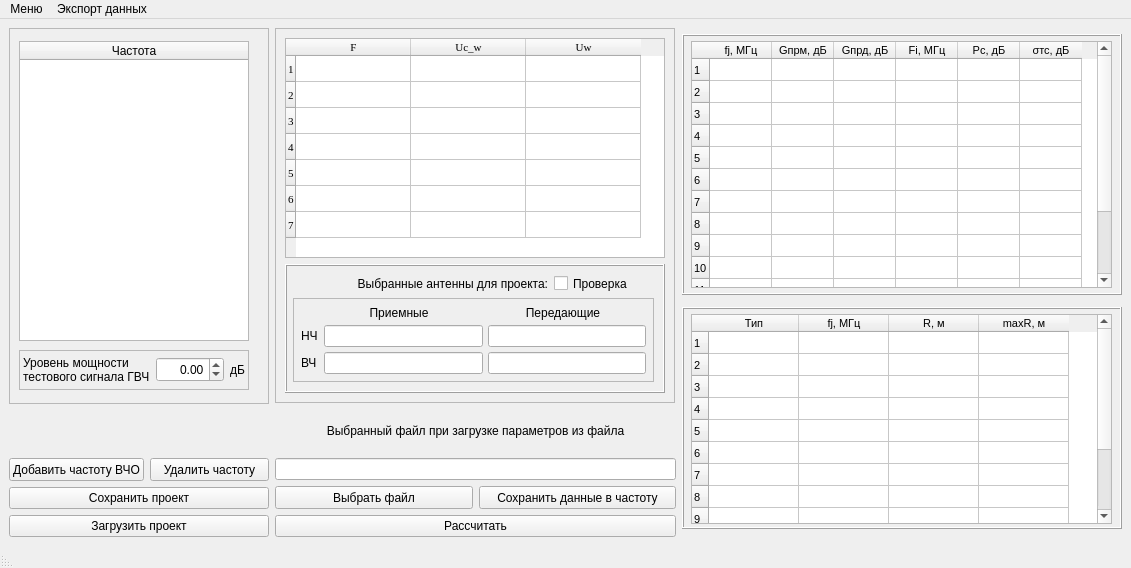
<?xml version="1.0" encoding="UTF-8"?>
<ui version="4.0">
 <class>MainWindow</class>
 <widget class="QMainWindow" name="MainWindow">
  <property name="geometry">
   <rect>
    <x>0</x>
    <y>0</y>
    <width>1131</width>
    <height>568</height>
   </rect>
  </property>
  <property name="minimumSize">
   <size>
    <width>1131</width>
    <height>565</height>
   </size>
  </property>
  <property name="maximumSize">
   <size>
    <width>1132</width>
    <height>568</height>
   </size>
  </property>
  <property name="windowTitle">
   <string>Расчетная программа ВЧО</string>
  </property>
  <property name="layoutDirection">
   <enum>Qt::LeftToRight</enum>
  </property>
  <widget class="QWidget" name="centralwidget">
   <layout class="QGridLayout" name="gridLayout_7">
    <item row="0" column="0">
     <layout class="QGridLayout" name="gridLayout">
      <item row="0" column="0">
       <widget class="QScrollArea" name="scrollArea">
        <property name="minimumSize">
         <size>
          <width>260</width>
          <height>376</height>
         </size>
        </property>
        <property name="maximumSize">
         <size>
          <width>260</width>
          <height>376</height>
         </size>
        </property>
        <property name="widgetResizable">
         <bool>true</bool>
        </property>
        <widget class="QWidget" name="scrollAreaWidgetContents">
         <property name="geometry">
          <rect>
           <x>0</x>
           <y>0</y>
           <width>258</width>
           <height>374</height>
          </rect>
         </property>
         <layout class="QVBoxLayout" name="verticalLayout">
          <item>
           <widget class="QTreeWidget" name="treeWidget">
            <property name="minimumSize">
             <size>
              <width>0</width>
              <height>0</height>
             </size>
            </property>
            <property name="maximumSize">
             <size>
              <width>230</width>
              <height>300</height>
             </size>
            </property>
            <property name="selectionMode">
             <enum>QAbstractItemView::ExtendedSelection</enum>
            </property>
            <column>
             <property name="text">
              <string>Частота</string>
             </property>
             <property name="textAlignment">
              <set>AlignCenter</set>
             </property>
            </column>
           </widget>
          </item>
          <item>
           <widget class="QFrame" name="frame">
            <property name="maximumSize">
             <size>
              <width>230</width>
              <height>40</height>
             </size>
            </property>
            <property name="frameShape">
             <enum>QFrame::StyledPanel</enum>
            </property>
            <layout class="QHBoxLayout" name="horizontalLayout">
             <property name="spacing">
              <number>6</number>
             </property>
             <property name="leftMargin">
              <number>3</number>
             </property>
             <property name="topMargin">
              <number>1</number>
             </property>
             <property name="rightMargin">
              <number>3</number>
             </property>
             <property name="bottomMargin">
              <number>1</number>
             </property>
             <item>
              <widget class="QLabel" name="label_7">
               <property name="text">
                <string>&lt;html&gt;&lt;head/&gt;&lt;body&gt;&lt;p&gt;Уровень мощности &lt;br &gt; тестового сигнала ГВЧ&lt;/p&gt;&lt;/body&gt;&lt;/html&gt;</string>
               </property>
               <property name="alignment">
                <set>Qt::AlignLeading|Qt::AlignLeft|Qt::AlignVCenter</set>
               </property>
              </widget>
             </item>
             <item>
              <widget class="QDoubleSpinBox" name="doubleSpinBox">
               <property name="minimumSize">
                <size>
                 <width>60</width>
                 <height>25</height>
                </size>
               </property>
               <property name="maximumSize">
                <size>
                 <width>80</width>
                 <height>25</height>
                </size>
               </property>
               <property name="alignment">
                <set>Qt::AlignRight|Qt::AlignTrailing|Qt::AlignVCenter</set>
               </property>
               <property name="minimum">
                <double>-999999.000000000000000</double>
               </property>
               <property name="maximum">
                <double>9999999.000000000000000</double>
               </property>
              </widget>
             </item>
             <item>
              <widget class="QLabel" name="label_8">
               <property name="text">
                <string>дБ</string>
               </property>
              </widget>
             </item>
            </layout>
           </widget>
          </item>
         </layout>
        </widget>
       </widget>
      </item>
     </layout>
    </item>
    <item row="0" column="1">
     <widget class="QFrame" name="frame">
      <property name="maximumSize">
       <size>
        <width>400</width>
        <height>375</height>
       </size>
      </property>
      <property name="frameShape">
       <enum>QFrame::StyledPanel</enum>
      </property>
      <layout class="QHBoxLayout" name="horizontalLayout_2">
       <item>
        <layout class="QVBoxLayout" name="verticalLayout_4">
         <item>
          <widget class="QTableWidget" name="tableWidget">
           <property name="sizePolicy">
            <sizepolicy hsizetype="Expanding" vsizetype="Expanding">
             <horstretch>0</horstretch>
             <verstretch>0</verstretch>
            </sizepolicy>
           </property>
           <property name="minimumSize">
            <size>
             <width>366</width>
             <height>212</height>
            </size>
           </property>
           <property name="maximumSize">
            <size>
             <width>9999</width>
             <height>9999</height>
            </size>
           </property>
           <property name="font">
            <font>
             <family>Times New Roman</family>
             <pointsize>8</pointsize>
            </font>
           </property>
           <property name="mouseTracking">
            <bool>false</bool>
           </property>
           <property name="tabletTracking">
            <bool>false</bool>
           </property>
           <property name="toolTipDuration">
            <number>-1</number>
           </property>
           <property name="lineWidth">
            <number>1</number>
           </property>
           <property name="verticalScrollBarPolicy">
            <enum>Qt::ScrollBarAlwaysOff</enum>
           </property>
           <property name="horizontalScrollBarPolicy">
            <enum>Qt::ScrollBarAlwaysOff</enum>
           </property>
           <property name="sizeAdjustPolicy">
            <enum>QAbstractScrollArea::AdjustIgnored</enum>
           </property>
           <property name="autoScroll">
            <bool>true</bool>
           </property>
           <property name="autoScrollMargin">
            <number>16</number>
           </property>
           <property name="showGrid">
            <bool>true</bool>
           </property>
           <property name="gridStyle">
            <enum>Qt::SolidLine</enum>
           </property>
           <property name="sortingEnabled">
            <bool>false</bool>
           </property>
           <property name="wordWrap">
            <bool>false</bool>
           </property>
           <property name="cornerButtonEnabled">
            <bool>true</bool>
           </property>
           <property name="rowCount">
            <number>7</number>
           </property>
           <attribute name="horizontalHeaderVisible">
            <bool>true</bool>
           </attribute>
           <attribute name="horizontalHeaderCascadingSectionResizes">
            <bool>false</bool>
           </attribute>
           <attribute name="horizontalHeaderDefaultSectionSize">
            <number>115</number>
           </attribute>
           <attribute name="horizontalHeaderMinimumSectionSize">
            <number>115</number>
           </attribute>
           <attribute name="verticalHeaderCascadingSectionResizes">
            <bool>false</bool>
           </attribute>
           <attribute name="verticalHeaderDefaultSectionSize">
            <number>26</number>
           </attribute>
           <attribute name="verticalHeaderMinimumSectionSize">
            <number>26</number>
           </attribute>
           <row>
            <property name="text">
             <string>1</string>
            </property>
           </row>
           <row>
            <property name="text">
             <string>2</string>
            </property>
           </row>
           <row>
            <property name="text">
             <string>3</string>
            </property>
           </row>
           <row>
            <property name="text">
             <string>4</string>
            </property>
           </row>
           <row>
            <property name="text">
             <string>5</string>
            </property>
           </row>
           <row>
            <property name="text">
             <string>6</string>
            </property>
           </row>
           <row/>
           <column>
            <property name="text">
             <string>F</string>
            </property>
            <property name="font">
             <font>
              <pointsize>8</pointsize>
             </font>
            </property>
           </column>
           <column>
            <property name="text">
             <string>Uc_w</string>
            </property>
            <property name="font">
             <font>
              <pointsize>8</pointsize>
             </font>
            </property>
           </column>
           <column>
            <property name="text">
             <string>Uw</string>
            </property>
            <property name="font">
             <font>
              <pointsize>8</pointsize>
             </font>
            </property>
           </column>
           <item row="0" column="0">
            <property name="text">
             <string/>
            </property>
            <property name="font">
             <font>
              <family>MS Shell Dlg 2</family>
              <pointsize>8</pointsize>
             </font>
            </property>
            <property name="textAlignment">
             <set>AlignCenter</set>
            </property>
           </item>
           <item row="0" column="1">
            <property name="text">
             <string/>
            </property>
            <property name="font">
             <font>
              <family>MS Shell Dlg 2</family>
              <pointsize>8</pointsize>
             </font>
            </property>
            <property name="textAlignment">
             <set>AlignCenter</set>
            </property>
           </item>
           <item row="0" column="2">
            <property name="text">
             <string/>
            </property>
            <property name="font">
             <font>
              <family>MS Shell Dlg 2</family>
              <pointsize>8</pointsize>
             </font>
            </property>
            <property name="textAlignment">
             <set>AlignCenter</set>
            </property>
           </item>
           <item row="1" column="0">
            <property name="text">
             <string/>
            </property>
            <property name="textAlignment">
             <set>AlignCenter</set>
            </property>
           </item>
           <item row="1" column="1">
            <property name="text">
             <string/>
            </property>
            <property name="textAlignment">
             <set>AlignCenter</set>
            </property>
           </item>
           <item row="1" column="2">
            <property name="text">
             <string/>
            </property>
            <property name="textAlignment">
             <set>AlignCenter</set>
            </property>
           </item>
           <item row="2" column="0">
            <property name="text">
             <string/>
            </property>
            <property name="textAlignment">
             <set>AlignCenter</set>
            </property>
           </item>
           <item row="2" column="1">
            <property name="text">
             <string/>
            </property>
            <property name="textAlignment">
             <set>AlignCenter</set>
            </property>
           </item>
           <item row="2" column="2">
            <property name="text">
             <string/>
            </property>
            <property name="textAlignment">
             <set>AlignCenter</set>
            </property>
           </item>
           <item row="3" column="0">
            <property name="text">
             <string/>
            </property>
            <property name="textAlignment">
             <set>AlignCenter</set>
            </property>
           </item>
           <item row="3" column="1">
            <property name="text">
             <string/>
            </property>
            <property name="textAlignment">
             <set>AlignCenter</set>
            </property>
           </item>
           <item row="3" column="2">
            <property name="text">
             <string/>
            </property>
            <property name="textAlignment">
             <set>AlignCenter</set>
            </property>
           </item>
           <item row="4" column="0">
            <property name="text">
             <string/>
            </property>
            <property name="textAlignment">
             <set>AlignCenter</set>
            </property>
           </item>
           <item row="4" column="1">
            <property name="text">
             <string/>
            </property>
            <property name="textAlignment">
             <set>AlignCenter</set>
            </property>
           </item>
           <item row="4" column="2">
            <property name="text">
             <string/>
            </property>
            <property name="textAlignment">
             <set>AlignCenter</set>
            </property>
           </item>
           <item row="5" column="0">
            <property name="text">
             <string/>
            </property>
            <property name="textAlignment">
             <set>AlignCenter</set>
            </property>
           </item>
           <item row="5" column="1">
            <property name="text">
             <string/>
            </property>
            <property name="textAlignment">
             <set>AlignCenter</set>
            </property>
           </item>
           <item row="5" column="2">
            <property name="text">
             <string/>
            </property>
            <property name="textAlignment">
             <set>AlignCenter</set>
            </property>
           </item>
          </widget>
         </item>
         <item>
          <widget class="QFrame" name="frame">
           <property name="minimumSize">
            <size>
             <width>366</width>
             <height>0</height>
            </size>
           </property>
           <property name="maximumSize">
            <size>
             <width>9999</width>
             <height>9999</height>
            </size>
           </property>
           <property name="frameShape">
            <enum>QFrame::Box</enum>
           </property>
           <property name="frameShadow">
            <enum>QFrame::Raised</enum>
           </property>
           <layout class="QGridLayout" name="gridLayout_3">
            <property name="leftMargin">
             <number>6</number>
            </property>
            <item row="0" column="0">
             <widget class="QLabel" name="label">
              <property name="frameShape">
               <enum>QFrame::NoFrame</enum>
              </property>
              <property name="text">
               <string>Выбранные антенны для проекта:</string>
              </property>
              <property name="alignment">
               <set>Qt::AlignRight|Qt::AlignTrailing|Qt::AlignVCenter</set>
              </property>
             </widget>
            </item>
            <item row="0" column="1">
             <widget class="QCheckBox" name="checkBox">
              <property name="minimumSize">
               <size>
                <width>100</width>
                <height>17</height>
               </size>
              </property>
              <property name="maximumSize">
               <size>
                <width>80</width>
                <height>17</height>
               </size>
              </property>
              <property name="text">
               <string>Проверка</string>
              </property>
             </widget>
            </item>
            <item row="1" column="0" colspan="2">
             <widget class="QFrame" name="frame">
              <property name="minimumSize">
               <size>
                <width>350</width>
                <height>80</height>
               </size>
              </property>
              <property name="maximumSize">
               <size>
                <width>9999</width>
                <height>9999</height>
               </size>
              </property>
              <property name="frameShape">
               <enum>QFrame::StyledPanel</enum>
              </property>
              <layout class="QGridLayout" name="gridLayout_5">
               <property name="leftMargin">
                <number>7</number>
               </property>
               <property name="topMargin">
                <number>7</number>
               </property>
               <property name="rightMargin">
                <number>7</number>
               </property>
               <property name="bottomMargin">
                <number>7</number>
               </property>
               <property name="spacing">
                <number>5</number>
               </property>
               <item row="0" column="1">
                <widget class="QLabel" name="label_3">
                 <property name="maximumSize">
                  <size>
                   <width>150</width>
                   <height>16777215</height>
                  </size>
                 </property>
                 <property name="text">
                  <string>Приемные</string>
                 </property>
                 <property name="alignment">
                  <set>Qt::AlignCenter</set>
                 </property>
                </widget>
               </item>
               <item row="0" column="2">
                <widget class="QLabel" name="label_4">
                 <property name="minimumSize">
                  <size>
                   <width>100</width>
                   <height>0</height>
                  </size>
                 </property>
                 <property name="maximumSize">
                  <size>
                   <width>150</width>
                   <height>16777215</height>
                  </size>
                 </property>
                 <property name="text">
                  <string>Передающие</string>
                 </property>
                 <property name="alignment">
                  <set>Qt::AlignCenter</set>
                 </property>
                </widget>
               </item>
               <item row="1" column="0">
                <widget class="QLabel" name="label_5">
                 <property name="minimumSize">
                  <size>
                   <width>18</width>
                   <height>20</height>
                  </size>
                 </property>
                 <property name="maximumSize">
                  <size>
                   <width>14</width>
                   <height>24</height>
                  </size>
                 </property>
                 <property name="text">
                  <string>НЧ</string>
                 </property>
                 <property name="margin">
                  <number>0</number>
                 </property>
                </widget>
               </item>
               <item row="1" column="1">
                <widget class="QLineEdit" name="lineEdit_3">
                 <property name="minimumSize">
                  <size>
                   <width>150</width>
                   <height>0</height>
                  </size>
                 </property>
                 <property name="maximumSize">
                  <size>
                   <width>9999</width>
                   <height>9999</height>
                  </size>
                 </property>
                </widget>
               </item>
               <item row="1" column="2">
                <widget class="QLineEdit" name="lineEdit_4">
                 <property name="minimumSize">
                  <size>
                   <width>150</width>
                   <height>0</height>
                  </size>
                 </property>
                 <property name="maximumSize">
                  <size>
                   <width>9999</width>
                   <height>9999</height>
                  </size>
                 </property>
                </widget>
               </item>
               <item row="2" column="0">
                <widget class="QLabel" name="label_6">
                 <property name="minimumSize">
                  <size>
                   <width>18</width>
                   <height>20</height>
                  </size>
                 </property>
                 <property name="maximumSize">
                  <size>
                   <width>14</width>
                   <height>20</height>
                  </size>
                 </property>
                 <property name="text">
                  <string>ВЧ</string>
                 </property>
                 <property name="margin">
                  <number>0</number>
                 </property>
                </widget>
               </item>
               <item row="2" column="1">
                <widget class="QLineEdit" name="lineEdit_5">
                 <property name="minimumSize">
                  <size>
                   <width>150</width>
                   <height>0</height>
                  </size>
                 </property>
                 <property name="maximumSize">
                  <size>
                   <width>9999</width>
                   <height>9999</height>
                  </size>
                 </property>
                </widget>
               </item>
               <item row="2" column="2">
                <widget class="QLineEdit" name="lineEdit_6">
                 <property name="minimumSize">
                  <size>
                   <width>150</width>
                   <height>0</height>
                  </size>
                 </property>
                 <property name="maximumSize">
                  <size>
                   <width>9999</width>
                   <height>9999</height>
                  </size>
                 </property>
                </widget>
               </item>
              </layout>
             </widget>
            </item>
           </layout>
          </widget>
         </item>
        </layout>
       </item>
      </layout>
     </widget>
    </item>
    <item row="0" column="2" rowspan="4">
     <layout class="QVBoxLayout" name="verticalLayout_3">
      <item>
       <widget class="QFrame" name="frame_2">
        <property name="minimumSize">
         <size>
          <width>440</width>
          <height>261</height>
         </size>
        </property>
        <property name="maximumSize">
         <size>
          <width>440</width>
          <height>261</height>
         </size>
        </property>
        <property name="frameShape">
         <enum>QFrame::Box</enum>
        </property>
        <property name="frameShadow">
         <enum>QFrame::Raised</enum>
        </property>
        <layout class="QGridLayout" name="gridLayout_2">
         <property name="leftMargin">
          <number>5</number>
         </property>
         <property name="topMargin">
          <number>5</number>
         </property>
         <property name="rightMargin">
          <number>5</number>
         </property>
         <property name="bottomMargin">
          <number>5</number>
         </property>
         <item row="0" column="0">
          <widget class="QTableWidget" name="tableWidget_2">
           <property name="minimumSize">
            <size>
             <width>0</width>
             <height>0</height>
            </size>
           </property>
           <property name="maximumSize">
            <size>
             <width>421</width>
             <height>261</height>
            </size>
           </property>
           <property name="font">
            <font>
             <pointsize>8</pointsize>
            </font>
           </property>
           <property name="rowCount">
            <number>14</number>
           </property>
           <attribute name="horizontalHeaderDefaultSectionSize">
            <number>62</number>
           </attribute>
           <attribute name="horizontalHeaderMinimumSectionSize">
            <number>60</number>
           </attribute>
           <attribute name="verticalHeaderDefaultSectionSize">
            <number>22</number>
           </attribute>
           <attribute name="verticalHeaderMinimumSectionSize">
            <number>22</number>
           </attribute>
           <row/>
           <row/>
           <row/>
           <row/>
           <row/>
           <row/>
           <row/>
           <row/>
           <row/>
           <row/>
           <row/>
           <row/>
           <row/>
           <row/>
           <column>
            <property name="text">
             <string>fj, МГц</string>
            </property>
            <property name="font">
             <font>
              <pointsize>8</pointsize>
              <stylestrategy>PreferDefault</stylestrategy>
             </font>
            </property>
            <property name="textAlignment">
             <set>AlignCenter</set>
            </property>
           </column>
           <column>
            <property name="text">
             <string>Gпрм, дБ</string>
            </property>
            <property name="textAlignment">
             <set>AlignCenter</set>
            </property>
           </column>
           <column>
            <property name="text">
             <string>Gпрд, дБ</string>
            </property>
            <property name="textAlignment">
             <set>AlignCenter</set>
            </property>
           </column>
           <column>
            <property name="text">
             <string>Fi, МГц</string>
            </property>
            <property name="textAlignment">
             <set>AlignCenter</set>
            </property>
           </column>
           <column>
            <property name="text">
             <string>Pc, дБ</string>
            </property>
            <property name="textAlignment">
             <set>AlignCenter</set>
            </property>
           </column>
           <column>
            <property name="text">
             <string>σтс, дБ</string>
            </property>
            <property name="textAlignment">
             <set>AlignCenter</set>
            </property>
           </column>
          </widget>
         </item>
        </layout>
       </widget>
      </item>
      <item>
       <widget class="QFrame" name="frame_3">
        <property name="minimumSize">
         <size>
          <width>0</width>
          <height>190</height>
         </size>
        </property>
        <property name="maximumSize">
         <size>
          <width>440</width>
          <height>222</height>
         </size>
        </property>
        <property name="frameShape">
         <enum>QFrame::Box</enum>
        </property>
        <property name="frameShadow">
         <enum>QFrame::Raised</enum>
        </property>
        <layout class="QGridLayout" name="gridLayout_6">
         <property name="leftMargin">
          <number>5</number>
         </property>
         <property name="topMargin">
          <number>5</number>
         </property>
         <property name="rightMargin">
          <number>5</number>
         </property>
         <property name="bottomMargin">
          <number>5</number>
         </property>
         <property name="horizontalSpacing">
          <number>7</number>
         </property>
         <item row="0" column="0">
          <widget class="QTableWidget" name="tableWidget_3">
           <property name="minimumSize">
            <size>
             <width>421</width>
             <height>210</height>
            </size>
           </property>
           <property name="maximumSize">
            <size>
             <width>421</width>
             <height>210</height>
            </size>
           </property>
           <property name="font">
            <font>
             <pointsize>8</pointsize>
            </font>
           </property>
           <property name="rowCount">
            <number>12</number>
           </property>
           <attribute name="horizontalHeaderDefaultSectionSize">
            <number>90</number>
           </attribute>
           <attribute name="horizontalHeaderHighlightSections">
            <bool>true</bool>
           </attribute>
           <attribute name="verticalHeaderVisible">
            <bool>true</bool>
           </attribute>
           <attribute name="verticalHeaderCascadingSectionResizes">
            <bool>false</bool>
           </attribute>
           <attribute name="verticalHeaderDefaultSectionSize">
            <number>22</number>
           </attribute>
           <attribute name="verticalHeaderMinimumSectionSize">
            <number>22</number>
           </attribute>
           <row/>
           <row/>
           <row/>
           <row/>
           <row/>
           <row/>
           <row/>
           <row/>
           <row/>
           <row/>
           <row/>
           <row/>
           <column>
            <property name="text">
             <string>Тип</string>
            </property>
           </column>
           <column>
            <property name="text">
             <string>fj, МГц</string>
            </property>
           </column>
           <column>
            <property name="text">
             <string>R, м</string>
            </property>
           </column>
           <column>
            <property name="text">
             <string>maxR, м</string>
            </property>
           </column>
          </widget>
         </item>
        </layout>
       </widget>
      </item>
     </layout>
    </item>
    <item row="1" column="1">
     <widget class="QLabel" name="label_2">
      <property name="text">
       <string>Выбранный файл при загрузке параметров из файла</string>
      </property>
      <property name="alignment">
       <set>Qt::AlignCenter</set>
      </property>
     </widget>
    </item>
    <item row="2" column="0">
     <layout class="QHBoxLayout" name="horizontalLayout_1">
      <item>
       <widget class="QPushButton" name="pushButton_1">
        <property name="maximumSize">
         <size>
          <width>16777215</width>
          <height>23</height>
         </size>
        </property>
        <property name="text">
         <string>Добавить частоту ВЧО</string>
        </property>
       </widget>
      </item>
      <item>
       <widget class="QPushButton" name="pushButton_2">
        <property name="maximumSize">
         <size>
          <width>16777215</width>
          <height>23</height>
         </size>
        </property>
        <property name="text">
         <string>Удалить частоту</string>
        </property>
       </widget>
      </item>
     </layout>
    </item>
    <item row="2" column="1" rowspan="2">
     <layout class="QVBoxLayout" name="verticalLayout_2">
      <item>
       <widget class="QLineEdit" name="lineEdit_2">
        <property name="maximumSize">
         <size>
          <width>16777215</width>
          <height>23</height>
         </size>
        </property>
       </widget>
      </item>
      <item>
       <layout class="QHBoxLayout" name="horizontalLayout_4">
        <item>
         <widget class="QPushButton" name="pushButton_3">
          <property name="maximumSize">
           <size>
            <width>16777215</width>
            <height>23</height>
           </size>
          </property>
          <property name="text">
           <string>Выбрать файл</string>
          </property>
         </widget>
        </item>
        <item>
         <widget class="QPushButton" name="pushButton_4">
          <property name="maximumSize">
           <size>
            <width>16777215</width>
            <height>23</height>
           </size>
          </property>
          <property name="text">
           <string>Сохранить данные в частоту</string>
          </property>
         </widget>
        </item>
       </layout>
      </item>
      <item>
       <widget class="QPushButton" name="pushButton_5">
        <property name="maximumSize">
         <size>
          <width>16777215</width>
          <height>23</height>
         </size>
        </property>
        <property name="text">
         <string>Раcсчитать</string>
        </property>
       </widget>
      </item>
     </layout>
    </item>
    <item row="3" column="0">
     <layout class="QVBoxLayout" name="verticalLayout_5">
      <item>
       <widget class="QPushButton" name="pushButton_7">
        <property name="maximumSize">
         <size>
          <width>16777215</width>
          <height>23</height>
         </size>
        </property>
        <property name="text">
         <string>Сохранить проект</string>
        </property>
       </widget>
      </item>
      <item>
       <widget class="QPushButton" name="pushButton_6">
        <property name="minimumSize">
         <size>
          <width>248</width>
          <height>0</height>
         </size>
        </property>
        <property name="maximumSize">
         <size>
          <width>16777215</width>
          <height>23</height>
         </size>
        </property>
        <property name="text">
         <string>Загрузить проект</string>
        </property>
       </widget>
      </item>
     </layout>
    </item>
   </layout>
  </widget>
  <widget class="QMenuBar" name="menubar">
   <property name="geometry">
    <rect>
     <x>0</x>
     <y>0</y>
     <width>1131</width>
     <height>26</height>
    </rect>
   </property>
   <widget class="QMenu" name="menu">
    <property name="title">
     <string>Меню</string>
    </property>
    <addaction name="menu_options"/>
    <addaction name="menu_antena"/>
   </widget>
   <widget class="QMenu" name="menu_2">
    <property name="title">
     <string>Экспорт данных</string>
    </property>
    <addaction name="eksport_word"/>
   </widget>
   <addaction name="menu"/>
   <addaction name="menu_2"/>
  </widget>
  <widget class="QStatusBar" name="statusbar">
   <property name="sizePolicy">
    <sizepolicy hsizetype="Preferred" vsizetype="Preferred">
     <horstretch>0</horstretch>
     <verstretch>0</verstretch>
    </sizepolicy>
   </property>
   <property name="layoutDirection">
    <enum>Qt::RightToLeft</enum>
   </property>
   <property name="autoFillBackground">
    <bool>false</bool>
   </property>
  </widget>
  <action name="menu_options">
   <property name="text">
    <string>Настройки переменных</string>
   </property>
  </action>
  <action name="menu_antena">
   <property name="text">
    <string>Антенны</string>
   </property>
  </action>
  <action name="eksport_word">
   <property name="text">
    <string>Сохранить расчет в Word</string>
   </property>
  </action>
 </widget>
 <resources/>
 <connections/>
</ui>
